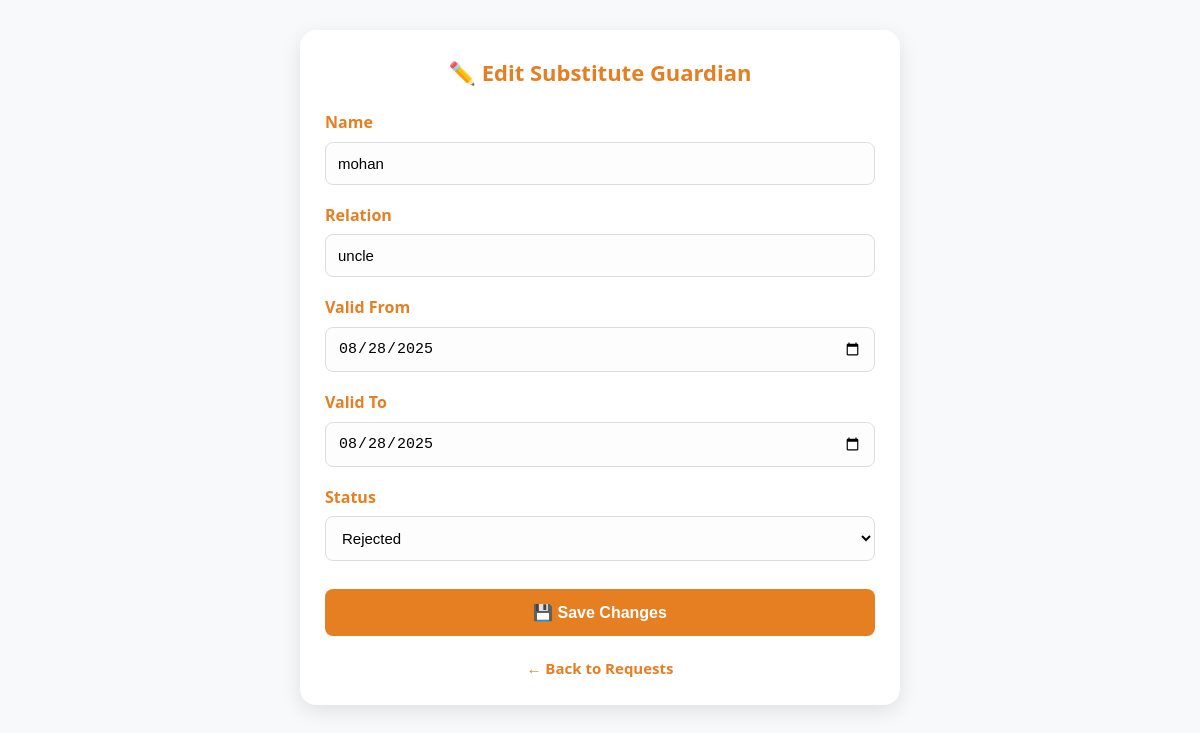
The page /edit_substitute.php?id=4 (signed in) on the database its author committed.
### tables this page shows
CREATE TABLE `substitute_guardians` (
  `id` int(11) NOT NULL,
  `student_id` int(11) NOT NULL,
  `name` varchar(100) NOT NULL,
  `relation` varchar(50) NOT NULL,
  `photo_path` varchar(255) NOT NULL,
  `from_date` date NOT NULL,
  `to_date` date NOT NULL,
  `status` enum('Pending','Approved','Rejected') DEFAULT 'Pending',
  `created_at` datetime DEFAULT current_timestamp()
);

### edit_substitute.php (the view, shortened to what this page needs)
<?php
include 'db.php';
$id = $_GET['id'] ?? null;
$stmt = $conn->prepare("SELECT * FROM substitute_guardians WHERE id = ?");
$stmt->bind_param("i", $id);
$stmt->execute();
$result = $stmt->get_result();
$req = $result->fetch_assoc();
?>
<!DOCTYPE html>
<html lang="en">
<head>
</head>
<body>
    <div class="container">
        <h2>✏️ Edit Substitute Guardian</h2>
        <form method="POST">
            <div class="form-group">
                <label for="name">Name</label>
                <input
                    type="text"
                    id="name"
                    name="name"
                    value="<?= htmlspecialchars($req['name']) ?>"
                    required
                >
            </div>
            <div class="form-group">
                <label for="relation">Relation</label>
                <input
                    type="text"
                    id="relation"
                    name="relation"
                    value="<?= htmlspecialchars($req['relation']) ?>"
                    required
                >
            </div>
            <div class="form-group">
                <label for="from_date">Valid From</label>
                <input
                    type="date"
                    id="from_date"
                    name="from_date"
                    value="<?= htmlspecialchars($req['from_date']) ?>"
                    required
                >
            </div>
            <div class="form-group">
                <label for="to_date">Valid To</label>
                <input
                    type="date"
                    id="to_date"
                    name="to_date"
                    value="<?= htmlspecialchars($req['to_date']) ?>"
                    required
                >
            </div>
            <div class="form-group">
                <label for="status">Status</label>
                <select id="status" name="status" required>
                    <option value="Rejected" <?= $req['status'] === 'Rejected' ? 'selected' : '' ?>>Rejected</option>
                </select>
            </div>
            <button type="submit" class="btn">💾 Save Changes</button>
        </form>
        <a href="admin_approve_substitute.php" class="back-link">← Back to Requests</a>
    </div>
</body>
</html>

### edit_substitute.php (style rules this page uses)
* { box-sizing: border-box; margin: 0; padding: 0; transition: all 0.3s ease; }
body { font-family: 'Segoe UI', Arial, sans-serif; background: #f8f9fa; color: #333; line-height: 1.6; padding: 10px; }
.container { max-width: 600px; margin: 20px auto; background: white; padding: 25px; border-radius: 16px; box-shadow: 0 6px 20px rgba(0,0,0,0.1); }
h2 { color: #e67e22; text-align: center; margin-bottom: 20px; font-size: 22px; font-weight: bold; }
.form-group { margin-bottom: 18px; }
.form-group label { display: block; margin-bottom: 6px; font-weight: 600; color: #e67e22; }
.form-group input[type="text"], .form-group input[type="date"], .form-group select { width: 100%; padding: 12px; border: 1px solid #ddd; border-radius: 8px; font-size: 15px; background: #fdfdfd; }
.btn { background: #e67e22; color: white; padding: 14px 20px; border: none; border-radius: 8px; font-size: 16px; font-weight: bold; cursor: pointer; width: 100%; margin-top: 10px; }
.back-link { display: block; text-align: center; margin-top: 20px; color: #e67e22; text-decoration: none; font-weight: bold; font-size: 15px; }

### rows shown on the page
substitute_guardians: name "mohan", relation "uncle", from_date "08/28/2025", to_date "08/28/2025", status "Rejected"
